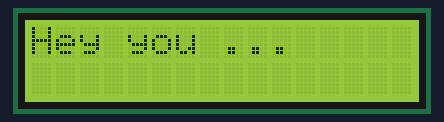
The sketch below on a simulated Arduino Uno, built with avr-gcc and run on an emulated ATmega328P. Parts: 16×2 character LCD.

Above: at 0.1 s.
At 2.2 s:
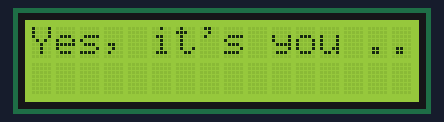
At 4.2 s:
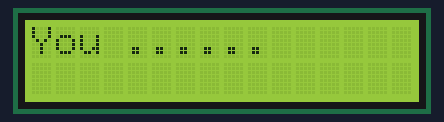
At 6.2 s:
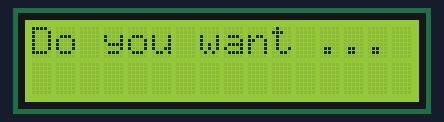
At 8.2 s:
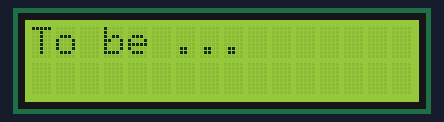
At 14.6 s:
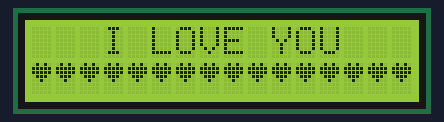

Measured:
- what the display in image 1 shows lasts 2.0 s, from 2.1 s to 4.1 s
- what the display in image 5 shows lasts 2.2 s, from 14.5 s to 16.7 s

The sketch:

LCD.ino
```cpp
/*
 * I2C LCD Display Example with Custom Heart Symbol
 * ------------------------------------------------
 * This sketch displays a romantic sequence of messages on a 16x2 I2C LCD.
 * It also shows a custom heart animation moving across the screen.
 *
 * Hardware Connections:
 * - SDA → A4 (on Arduino UNO)
 * - SCL → A5 (on Arduino UNO)
 *
 * Required Library:
 * - LiquidCrystal_I2C by Frank de Brabander or similar
 */

#include <Wire.h>
#include <LiquidCrystal_I2C.h>

// Initialize LCD with I2C address 0x27, and dimensions 16x2
LiquidCrystal_I2C lcd(0x27, 16, 2);

// Custom heart character (pixel art in 5x8 format)
byte heart[8] = {
  B01010,
  B11111,
  B11111,
  B01110,
  B00100,
  B00000,
  B00000,
  B00000
};

void setup() {
  lcd.init();             // Initialize LCD
  lcd.backlight();        // Turn on backlight
  lcd.clear();            // Clear screen
  lcd.createChar(1, heart); // Register heart symbol in slot 1

  // Display a sequence of romantic messages
  lcd.setCursor(0, 0);
  lcd.print("Hey you ...");
  delay(2000);
  lcd.clear();

  lcd.setCursor(0, 0);
  lcd.print("Yes, it's you ...");
  delay(2000);
  lcd.clear();

  lcd.setCursor(0, 0);
  lcd.print("You ......");
  delay(2000);
  lcd.clear();

  lcd.setCursor(0, 0);
  lcd.print("Do you want ...");
  delay(2000);
  lcd.clear();

  lcd.setCursor(0, 0);
  lcd.print("To be ...");
  delay(2000);
  lcd.clear();

  lcd.setCursor(0, 0);
  lcd.print("To be my lover?");
  lcd.setCursor(0, 1);
  lcd.print("Yes or Yes?");
  delay(1300);
  lcd.clear();

  // Display "I LOVE YOU" with heart animation
  lcd.setCursor(3, 0);
  lcd.print("I LOVE YOU");
  for (int i = 0; i <= 15; i++) {
    lcd.setCursor(i, 1);
    lcd.write(1); // Draw heart symbol
    delay(200);
  }

  delay(2000);
  lcd.clear();
  delay(300);
}

void loop() {
  // No action in loop; all messages shown in setup()
}
```
